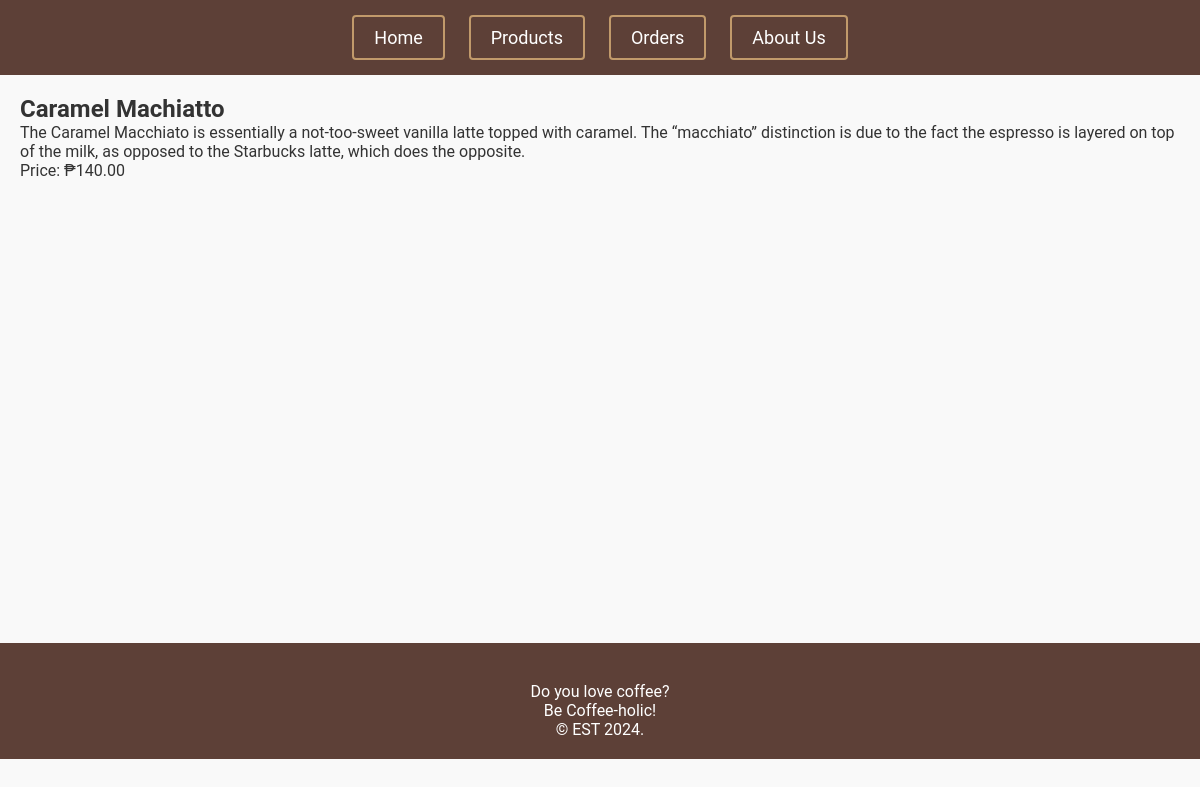
The app's page /products/5/ with its own data.
### caffeine/models.py (models this page shows, shortened)
class BaseModel(models.Model):
    created_at = models.DateTimeField(auto_now_add=True, db_index=True)
    updated_at = models.DateTimeField(auto_now=True)
    class Meta:
        abstract = True

class Product(BaseModel):
    name = models.CharField(max_length=200)
    description = models.TextField()
    category = models.ForeignKey(Category, on_delete=models.CASCADE)
    price = models.DecimalField(max_digits=10, decimal_places=2)

### caffeine/views.py (the view)
# urls.py: path('products/<int:pk>/', views.ProductDetailView.as_view(), name='product_detail'),
class ProductDetailView(DetailView):
    model = Product
    template_name = 'product_detail.html'
    context_object_name = 'product'
    def get(self, request, *args, **kwargs):
        return super().get(request, *args, **kwargs)

### caffeine/templates/product_detail.html (shortened to what this page needs)
{% extends 'base.html' %}
{% block content %}
  <div class="card">
    <div class="card-body">
      <h2 class="card-title">{{ product.name }}</h2>
      <p class="card-text">{{ product.description }}</p>
      <p class="card-text">Price: ₱{{ product.price }}</p>
    </div>
  </div>
{% endblock %}

### caffeine/static/css/style.css (style rules this page uses)
body, h1, h2, h3, p, ul, ol, li { margin: 0; padding: 0; }
body { font-family: 'Roboto Slab', sans-serif; background-color: #F5EFE6; }
h2 { color: #333; }
body { font-family: 'Roboto', sans-serif; background-color: #f9f9f9; color: #333; }

### records on screen
Product: name "Caramel Machiatto", description "The Caramel Macchiato is essentially a not-too-sweet vanilla latte topped with caramel. The “macchiato” distinction is due to the fact the espresso is layered on top of the milk, as opposed to the Starbucks latte, which does the opposite.", price "140.00"
